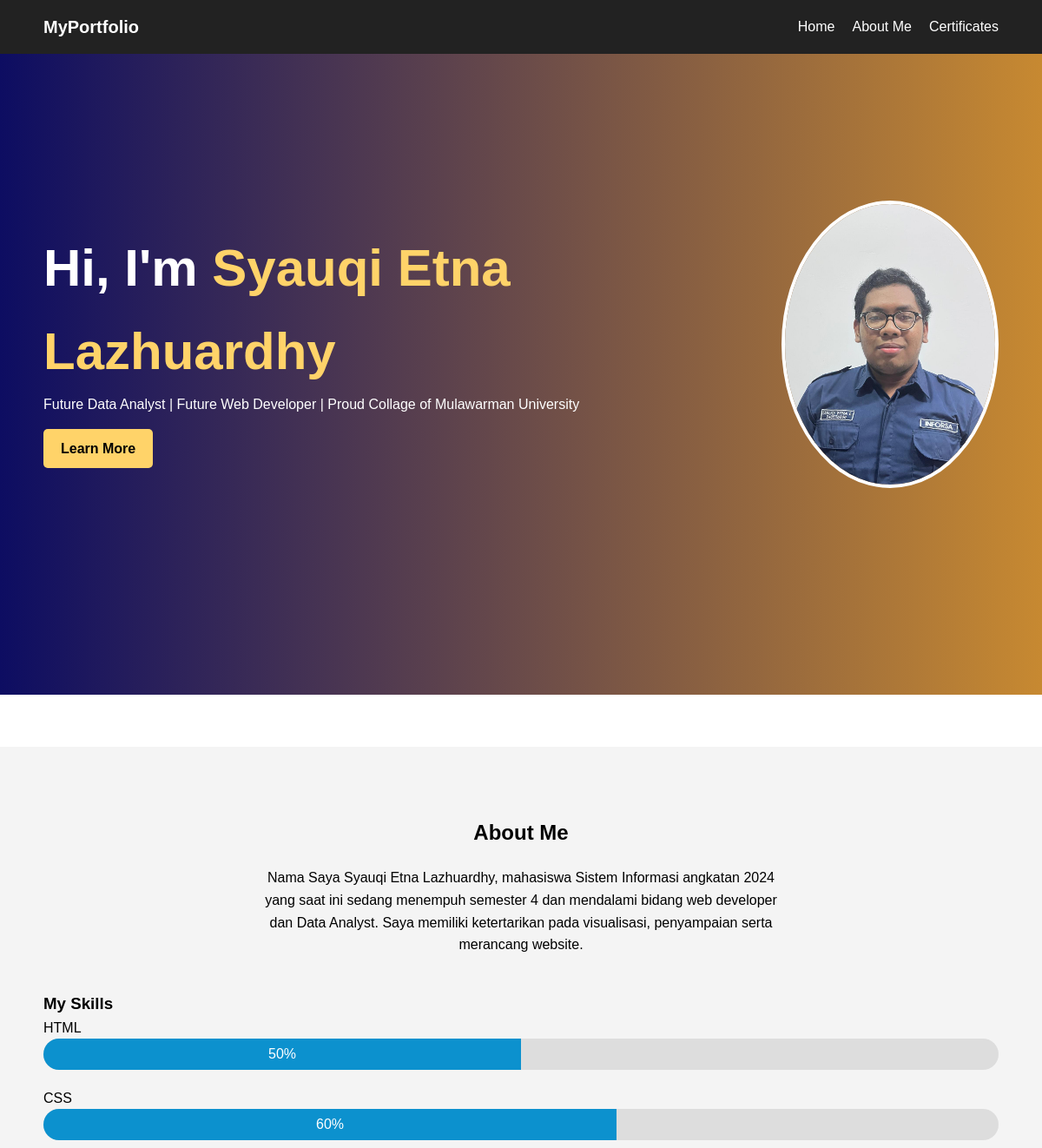
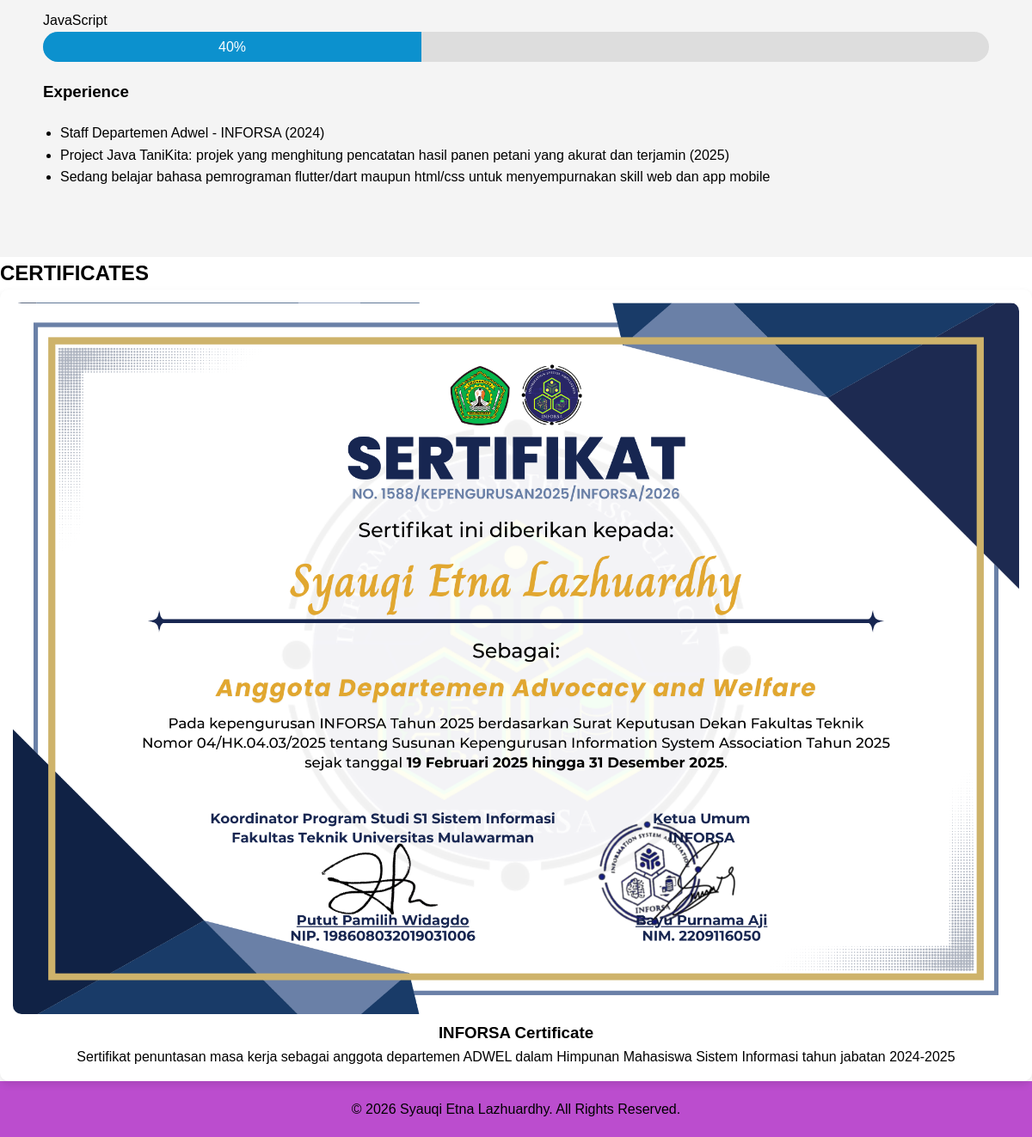
The page / on the database its author committed (2 pictures, top to bottom).
### tables this page shows
CREATE TABLE IF NOT EXISTS profil (
  id         INT PRIMARY KEY AUTO_INCREMENT,
  nama       VARCHAR(150) NOT NULL,
  tagline    VARCHAR(255) NOT NULL,
  deskripsi  TEXT         NOT NULL,
  foto       VARCHAR(255) NOT NULL
);

CREATE TABLE IF NOT EXISTS skills (
  id      INT PRIMARY KEY AUTO_INCREMENT,
  nama    VARCHAR(100) NOT NULL,
  level   INT          NOT NULL,
  urutan  INT          DEFAULT 0
);

CREATE TABLE IF NOT EXISTS pengalaman (
  id          INT PRIMARY KEY AUTO_INCREMENT,
  deskripsi   TEXT NOT NULL,
  urutan      INT  DEFAULT 0
);

CREATE TABLE IF NOT EXISTS sertifikat (
  id          INT PRIMARY KEY AUTO_INCREMENT,
  gambar      VARCHAR(255) NOT NULL,
  judul       VARCHAR(200) NOT NULL,
  deskripsi   TEXT         NOT NULL
);

### index.php (the view, shortened to what this page needs)
<?php
require_once 'config/db.php';
$profil     = $conn->query("SELECT * FROM profil LIMIT 1")->fetch_assoc();
$skills     = $conn->query("SELECT * FROM skills ORDER BY urutan ASC")->fetch_all(MYSQLI_ASSOC);
$pengalaman = $conn->query("SELECT * FROM pengalaman ORDER BY urutan ASC")->fetch_all(MYSQLI_ASSOC);
$sertifikat = $conn->query("SELECT * FROM sertifikat ORDER BY id ASC")->fetch_all(MYSQLI_ASSOC);
function e($str) {
    return htmlspecialchars($str, ENT_QUOTES, 'UTF-8');
}
?>
<!DOCTYPE html>
<html lang="en">
<head>
    <link rel="stylesheet" href="style.css">
</head>
<body>
    <nav class="navbar">
        <div class="logo">MyPortfolio</div>
        <ul class="nav-links">
            <li><a href="#home">Home</a></li>
            <li><a href="#about">About Me</a></li>
            <li><a href="#CERTIFICATES">Certificates</a></li>
        </ul>
    </nav>
    <section id="home" class="home">
        <div class="home-content">
            <div class="text">
                <h1>Hi, I'm <span><?= e($profil['nama']) ?></span></h1>
                <p><?= e($profil['tagline']) ?></p>
                <a href="#about" class="btn">Learn More</a>
            </div>
            <div class="image">
                <img src="<?= e($profil['foto']) ?>" alt="Profile Picture">
            </div>
        </div>
    </section>
    <section id="about" class="about">
        <h2>About Me</h2>
        <p class="about-desc">
            <?= e($profil['deskripsi']) ?>
        </p>
        <div class="skills">
            <h3>My Skills</h3>
            <?php foreach ($skills as $skill): ?>
            <div class="skill">
                <p><?= e($skill['nama']) ?></p>
                <div class="progress">
                    <div class="progress-bar" style="width: <?= (int)$skill['level'] ?>%;">
                        <?= (int)$skill['level'] ?>%
                    </div>
                </div>
            </div>
            <?php endforeach; ?>
        </div>
        <div class="experience">
            <h3>Experience</h3>
            <ul>
                <?php foreach ($pengalaman as $exp): ?>
                <li><?= e($exp['deskripsi']) ?></li>
                <?php endforeach; ?>
            </ul>
        </div>
    </section>
    <section id="CERTIFICATES" class="CERTIFICATES">
        <h2>CERTIFICATES</h2>
        <div class="certificate-grid">
            <?php foreach ($sertifikat as $cert): ?>
            <div class="card">
                <img src="<?= e($cert['gambar']) ?>" alt="<?= e($cert['judul']) ?>">
                <h3><?= e($cert['judul']) ?></h3>
                <p><?= e($cert['deskripsi']) ?></p>
            </div>
            <?php endforeach; ?>
        </div>
    </section>
    <footer>
        <p>&copy; <?= date('Y') ?> <?= e($profil['nama']) ?>. All Rights Reserved.</p>
    </footer>
</body>
</html>

### style.css (style rules this page uses)
* { margin: 0; padding: 0; box-sizing: border-box; font-family: Arial, Helvetica, sans-serif; }
body { line-height: 1.6; }
.navbar { display: flex; justify-content: space-between; align-items: center; padding: 15px 50px; background-color: #222; color: white; position: fixed; width: 100%; top: 0; }
.logo { font-size: 20px; font-weight: bold; }
.nav-links { list-style: none; display: flex; }
.nav-links li { margin-left: 20px; }
.nav-links a { text-decoration: none; color: white; transition: 0.3s; }
.home { height: 100vh; background: linear-gradient(to right, #0d0d62, #c78931); display: flex; align-items: center; padding: 100px 50px; color: white; }
.home-content { display: flex; justify-content: space-between; align-items: center; width: 100%; }
.home-content .text h1 { font-size: 60px; }
.home-content .text span { color: #ffd369; }
.btn { display: inline-block; margin-top: 15px; padding: 10px 20px; background-color: #ffd369; color: black; text-decoration: none; border-radius: 5px; font-weight: bold; }
.image img { width: 250px; border-radius: 50%; border: 4px solid white; }
.about { padding: 80px 50px; background-color: #f4f4f4; margin-top: 60px; }
.about h2 { text-align: center; margin-bottom: 20px; }
.about-desc { text-align: center; max-width: 600px; margin: 0 auto 40px auto; }
.skills .skill { margin-bottom: 20px; }
.progress { background-color: #ddd; border-radius: 20px; overflow: hidden; }
.progress-bar { background-color: #0c91ce; padding: 5px; color: white; text-align: center; }
.experience ul { margin-top: 20px; padding-left: 20px; }
.certificate-grid { display: grid; grid-template-columns: repeat(auto-fit, minmax(250px, 1fr)); gap: 20px; }
.card { background-color: white; border-radius: 10px; padding: 15px; text-align: center; box-shadow: 0 4px 8px rgba(0,0,0,0.1); transition: 0.3s; }
.card img { width: 100%; border-radius: 10px; }
footer { text-align: center; padding: 20px; background-color: #bb4dce; color: black; }

### rows shown on the page
profil: nama "Syauqi Etna Lazhuardhy", tagline "Future Data Analyst | Future Web Developer | Proud Collage of Mulawarman University", foto (picture), deskripsi "Nama Saya Syauqi Etna Lazhuardhy, mahasiswa Sistem Informasi angkatan 2024 yang saat ini sedang menempuh semester 4 dan mendalami bidang web developer dan Data Analyst. Saya memiliki ketertarikan pada visualisasi, penyampaian serta merancang website."
skills: nama "HTML", level "50"
skills: nama "CSS", level "60"
skills: nama "JavaScript", level "40"
pengalaman: deskripsi "Staff Departemen Adwel - INFORSA (2024)"
pengalaman: deskripsi "Project Java TaniKita: projek yang menghitung pencatatan hasil panen petani yang akurat dan terjamin (2025)"
pengalaman: deskripsi "Sedang belajar bahasa pemrograman flutter/dart maupun html/css untuk menyempurnakan skill web dan app mobile"
sertifikat: gambar (picture), judul "INFORSA Certificate", deskripsi "Sertifikat penuntasan masa kerja sebagai anggota departemen ADWEL dalam Himpunan Mahasiswa Sistem Informasi tahun jabatan 2024-2025"
